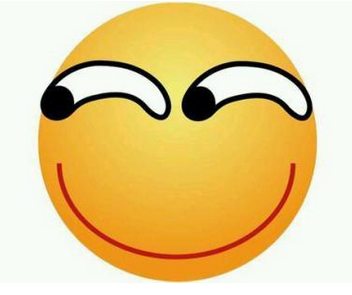
#> input picture students/Jiani Huang/mypic/mypic.jpg, 352 x 295 px
$ python -i showmypic.py   (imports and definitions only)
#> lines starting #> are read from the running program, lines starting #| are printed output that depends on the picture
from mcpi.minecraft import Minecraft
import mcpi.block as block
import numpy as np
import cv2
import time

# [1 line that did not run here, left out]
# [1 line that did not run here, left out]
lay=[230,150,20]
color=[223,233,234]
a=32
b=32

def layer(i):
    img=cv2.imread("mypic.jpg")
    GrayImage=cv2.cvtColor(img,cv2.COLOR_BGR2GRAY)
    ret,thresh1=cv2.threshold(GrayImage,lay[i],255,cv2.THRESH_BINARY)
    resized_image=~cv2.resize(thresh1,(32,32))
    return resized_image

# [11 lines not run here, left out]


>>> import cv2
>>> picture = cv2.imread('mypic.jpg', cv2.IMREAD_GRAYSCALE)
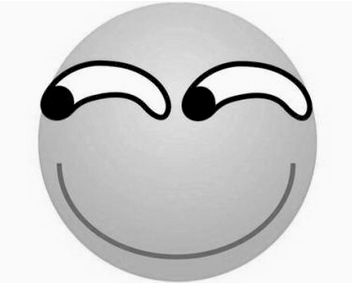
#> picture: shape (295, 352); min 0, max 255, mean 209.7
>>> result = layer(picture)
#> in layer, img is the input picture: shape (295, 352, 3); mean B, G, R 142.7, 204.4, 231
#> (the run stopped early here; a loop or call above may not have finished)
